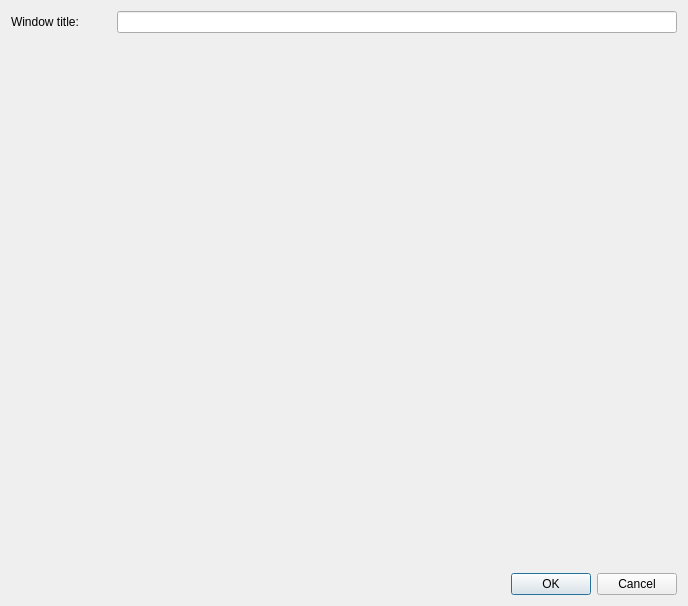
<?xml version="1.0" encoding="UTF-8"?>
<ui version="4.0">
 <class>A2LCalMapConfigDlg</class>
 <widget class="QDialog" name="A2LCalMapConfigDlg">
  <property name="geometry">
   <rect>
    <x>0</x>
    <y>0</y>
    <width>688</width>
    <height>606</height>
   </rect>
  </property>
  <property name="windowTitle">
   <string>Configure characteristic map view</string>
  </property>
  <property name="windowIcon">
   <iconset resource="../../Icons.qrc">
    <normaloff>:/Icons/Application.ico</normaloff>:/Icons/Application.ico</iconset>
  </property>
  <layout class="QVBoxLayout" name="verticalLayout">
   <item>
    <layout class="QHBoxLayout" name="horizontalLayout_2">
     <item>
      <widget class="QLabel" name="label_2">
       <property name="minimumSize">
        <size>
         <width>100</width>
         <height>0</height>
        </size>
       </property>
       <property name="text">
        <string>Window title:</string>
       </property>
      </widget>
     </item>
     <item>
      <widget class="QLineEdit" name="WindowTitleLineEdit"/>
     </item>
    </layout>
   </item>
   <item>
    <widget class="A2LSelectWidget" name="A2LSelect" native="true"/>
   </item>
   <item>
    <widget class="QDialogButtonBox" name="buttonBox">
     <property name="orientation">
      <enum>Qt::Horizontal</enum>
     </property>
     <property name="standardButtons">
      <set>QDialogButtonBox::Cancel|QDialogButtonBox::Ok</set>
     </property>
    </widget>
   </item>
  </layout>
 </widget>
 <customwidgets>
  <customwidget>
   <class>A2LSelectWidget</class>
   <extends>QWidget</extends>
   <header>A2LSelectWidget.h</header>
   <container>1</container>
  </customwidget>
 </customwidgets>
 <resources>
  <include location="../../Icons.qrc"/>
 </resources>
 <connections>
  <connection>
   <sender>buttonBox</sender>
   <signal>accepted()</signal>
   <receiver>A2LCalMapConfigDlg</receiver>
   <slot>accept()</slot>
   <hints>
    <hint type="sourcelabel">
     <x>248</x>
     <y>254</y>
    </hint>
    <hint type="destinationlabel">
     <x>157</x>
     <y>274</y>
    </hint>
   </hints>
  </connection>
  <connection>
   <sender>buttonBox</sender>
   <signal>rejected()</signal>
   <receiver>A2LCalMapConfigDlg</receiver>
   <slot>reject()</slot>
   <hints>
    <hint type="sourcelabel">
     <x>316</x>
     <y>260</y>
    </hint>
    <hint type="destinationlabel">
     <x>286</x>
     <y>274</y>
    </hint>
   </hints>
  </connection>
 </connections>
</ui>
